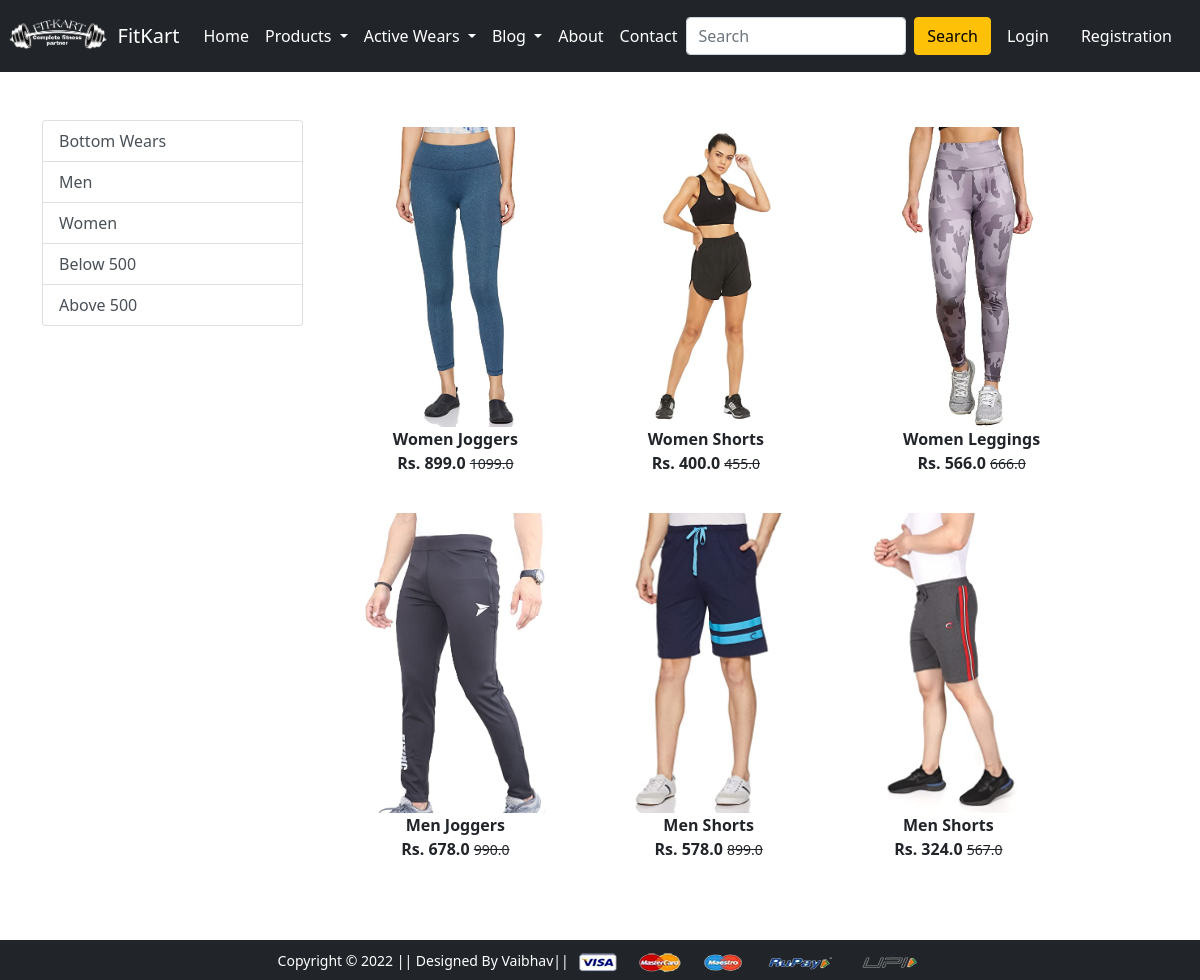
Screenshot of /bottomwears/ with the database file from the repository.
### app/models.py (models this page shows, shortened)
class Product(models.Model):
 title = models.CharField(max_length=100)
 selling_price = models.FloatField()
 discounted_price = models.FloatField()
 description = models.TextField()
 brand = models.CharField(max_length=100)
 category = models.CharField( choices=CATEGORY_CHOICES, max_length=2)
 product_image = models.ImageField(upload_to='productimg')

### app/views.py (the view)
# urls.py: path('bottomwears/', views.bottomwears, name='bottomwears'),
def bottomwears(request, data=None):
	totalitem = 0
	if request.user.is_authenticated:
		totalitem = len(Cart.objects.filter(user=request.user))
	if data==None :
			bottomwears = Product.objects.filter(category='BW')
	elif data == 'Men' or data == 'Women':
			bottomwears = Product.objects.filter(category='BW').filter(brand=data)
	elif data == 'below':
			bottomwears = Product.objects.filter(category='BW').filter(discounted_price__lt=500)
	elif data == 'above':
		bottomwears = Product.objects.filter(category='BW').filter(discounted_price__gt=500)
	if request.method=="POST":
		s2 = request.POST.get('s1')
		bottomwears = Product.objects.filter(category='BW').filter(title__icontains=s2)
	return render(request, 'app/bottomwears.html', {'bottomwears':bottomwears, 'totalitem':totalitem})

### app/templates/app/bottomwears.html (shortened to what this page needs)
{% extends 'app/base.html' %}
{% load static %}
{% block main-content %}
<div class="container my-5">
 <div class="row">
  <div class="col-sm-3">
   <div class="list-group">
     <a href="{% url 'bottomwears' %}" class="list-group-item list-group-item-action" aria-current="true">Bottom Wears</a>
     <a href="{% url 'bottomwearsdata' 'Men'  %}" class="list-group-item list-group-item-action" aria-current="true">Men</a>
     <a href="{% url 'bottomwearsdata' 'Women'  %}" class="list-group-item list-group-item-action">Women</a>
     <a href="{% url 'bottomwearsdata' 'below'  %}" class="list-group-item list-group-item-action">Below 500</a>
     <a href="{% url 'bottomwearsdata' 'above'  %}" class="list-group-item list-group-item-action">Above 500</a>
   </div>
  </div>
  <div class="col-sm-8">
   <div class="row">
    {% for product in  bottomwears %}
     <div class="col-sm-4 text-center mb-4">
      <a href="{% url 'product-detail' product.id %}" class="btn">
       <div class="item">
        <img src="{{product.product_image.url}}" alt="" height="300" class="">
        <div class="fw-bold">{{product.title}}</div>
        <div class="fw-bold">Rs. {{product.discounted_price}} <small class="fw-light text-decoration-line-through">{{product.selling_price}}</small></div>
       </div>
      </a>
     </div>
    {% endfor %}
   </div>
  </div>
 </div>
</div>
{% endblock main-content %}

### rows the page displays
Product: product_image (picture), title "Women Joggers", discounted_price "899.0", selling_price "1099.0"
Product: product_image (picture), title "Women Shorts", discounted_price "400.0", selling_price "455.0"
Product: product_image (picture), title "Women Leggings", discounted_price "566.0", selling_price "666.0"
Product: product_image (picture), title "Men Joggers", discounted_price "678.0", selling_price "990.0"
Product: product_image (picture), title "Men Shorts", discounted_price "578.0", selling_price "899.0"
Product: product_image (picture), title "Men Shorts", discounted_price "324.0", selling_price "567.0"
